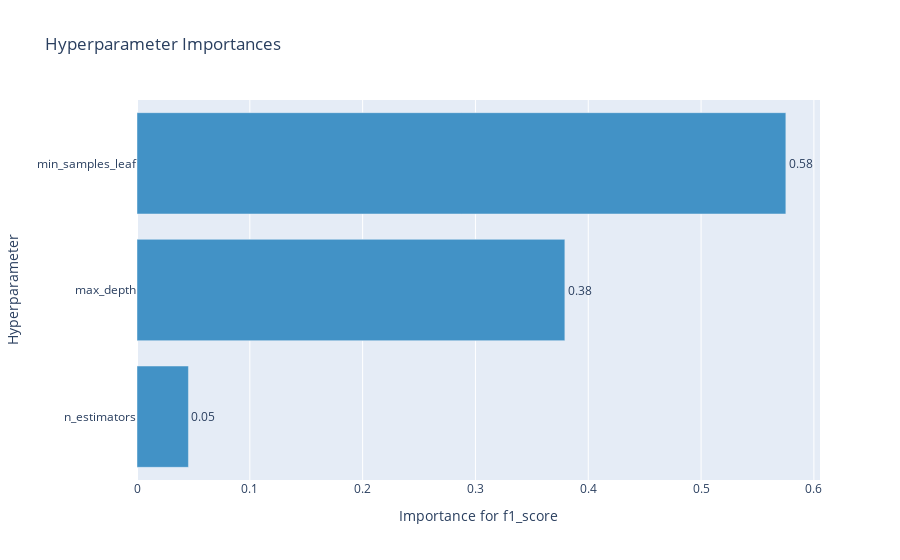

Notebook cell for this chart:
### Markdown cell above
График важности гиперпараметров - помогает понять, какие гиперпараметры вносят больший вклад в минимизацию/максимизацию метрики.

### Code cell
optuna.visualization.plot_param_importances(study, target_name="f1_score")

### Figure 1 — Plotly figure (JSON) as saved in the notebook; plotly's stock layout.template omitted (floating-point values rounded to 4 significant figures)
{"data": [{"cliponaxis": false, "hovertemplate": ["n_estimators (IntUniformDistribution): 0.045606922214562876<extra></extra>", "max_depth (IntUniformDistribution): 0.3792529507859265<extra></extra>", "min_samples_leaf (IntUniformDistribution): 0.5751401269995107<extra></extra>"], "marker": {"color": "rgb(66,146,198)"}, "orientation": "h", "text": ["0.045606922214562876", "0.3792529507859265", "0.5751401269995107"], "textposition": "outside", "texttemplate": "%{text:.2f}", "type": "bar", "x": [0.04561, 0.3793, 0.5751], "y": ["n_estimators", "max_depth", "min_samples_leaf"]}], "layout": {"showlegend": false, "title": {"text": "Hyperparameter Importances"}, "xaxis": {"title": {"text": "Importance for f1_score"}}, "yaxis": {"title": {"text": "Hyperparameter"}}}}
